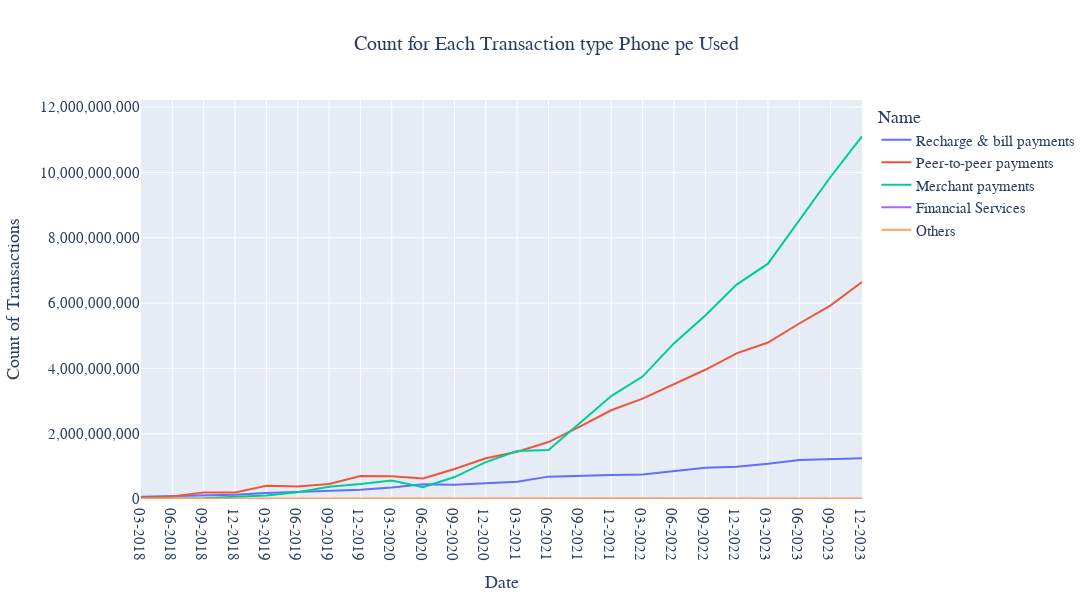

The notebook cell saved with this chart:
### Code cell
# Creating a line chart
fig = px.line(Aggregated_Transaction, x="Date", y="Count", color="Name",title= "Count for Each Transaction type Phone pe Used", width=1600, height=600)
fig.update_yaxes(tickformat=",", range=[0,max(Aggregated_Transaction["Count"])*1.1])
fig.update_layout(
    xaxis_title = "Date",
    yaxis_title = "Count of Transactions",
    title_x = 0.5,
    font_family = "Times New Roman",
    title_font_size=20,
    font_size=15
)
fig.show()

### Figure 1 — Plotly figure (JSON) as saved in the notebook; plotly's stock layout.template omitted (floating-point values rounded to 4 significant figures)
{"data": [{"hovertemplate": "Name=Recharge & bill payments<br>Date=%{x}<br>Count=%{y}<extra></extra>", "legendgroup": "Recharge & bill payments", "line": {"color": "#636efa", "dash": "solid"}, "marker": {"symbol": "circle"}, "mode": "lines", "name": "Recharge & bill payments", "orientation": "v", "showlegend": true, "type": "scatter", "x": ["03-2018", "06-2018", "09-2018", "12-2018", "03-2019", "06-2019", "09-2019", "12-2019", "03-2020", "06-2020", "09-2020", "12-2020", "03-2021", "06-2021", "09-2021", "12-2021", "03-2022", "06-2022", "09-2022", "12-2022", "03-2023", "06-2023", "09-2023", "12-2023"], "xaxis": "x", "y": [72550406, 92033715, 102290514, 131917248, 180504739, 209898072, 240103872, 285310032, 351300991, 448842692, 436172619, 479784084, 530118545, 685024821, 714583744, 738096162, 749674246, 845751926, 956164949, 991049281, 1076952638, 1190947064, 1229068434, 1247192050], "yaxis": "y"}, {"hovertemplate": "Name=Peer-to-peer payments<br>Date=%{x}<br>Count=%{y}<extra></extra>", "legendgroup": "Peer-to-peer payments", "line": {"color": "#EF553B", "dash": "solid"}, "marker": {"symbol": "circle"}, "mode": "lines", "name": "Peer-to-peer payments", "orientation": "v", "showlegend": true, "type": "scatter", "x": ["03-2018", "06-2018", "09-2018", "12-2018", "03-2019", "06-2019", "09-2019", "12-2019", "03-2020", "06-2020", "09-2020", "12-2020", "03-2021", "06-2021", "09-2021", "12-2021", "03-2022", "06-2022", "09-2022", "12-2022", "03-2023", "06-2023", "09-2023", "12-2023"], "xaxis": "x", "y": [46982705, 74558816, 202021587, 200235002, 404841331, 384711008, 461911865, 703497002, 693998661, 631031364, 916790263, 1249512647, 1447600942, 1744272888, 2215575286, 2716561423, 3074250150, 3506141323, 3957113406, 4459859921, 4792478560, 5374546962, 5929662466, 6643982862], "yaxis": "y"}, {"hovertemplate": "Name=Merchant payments<br>Date=%{x}<br>Count=%{y}<extra></extra>", "legendgroup": "Merchant payments", "line": {"color": "#00cc96", "dash": "solid"}, "marker": {"symbol": "circle"}, "mode": "lines", "name": "Merchant payments", "orientation": "v", "showlegend": true, "type": "scatter", "x": ["03-2018", "06-2018", "09-2018", "12-2018", "03-2019", "06-2019", "09-2019", "12-2019", "03-2020", "06-2020", "09-2020", "12-2020", "03-2021", "06-2021", "09-2021", "12-2021", "03-2022", "06-2022", "09-2022", "12-2022", "03-2023", "06-2023", "09-2023", "12-2023"], "xaxis": "x", "y": [5368669, 10613941, 25175938, 71498510, 110496541, 206467182, 376320628, 456578271, 566355270, 363275861, 672019839, 1127490136, 1467948823, 1499626469, 2316924871, 3152394530, 3748851071, 4765203787, 5618132071, 6565690145, 7205999708, 8529595637, 9868299757, 11107996161], "yaxis": "y"}, {"hovertemplate": "Name=Financial Services<br>Date=%{x}<br>Count=%{y}<extra></extra>", "legendgroup": "Financial Services", "line": {"color": "#ab63fa", "dash": "solid"}, "marker": {"symbol": "circle"}, "mode": "lines", "name": "Financial Services", "orientation": "v", "showlegend": true, "type": "scatter", "x": ["03-2018", "06-2018", "09-2018", "12-2018", "03-2019", "06-2019", "09-2019", "12-2019", "03-2020", "06-2020", "09-2020", "12-2020", "03-2021", "06-2021", "09-2021", "12-2021", "03-2022", "06-2022", "09-2022", "12-2022", "03-2023", "06-2023", "09-2023", "12-2023"], "xaxis": "x", "y": [3762820, 5186569, 6218596, 5216165, 4627353, 2650384, 2870292, 2476840, 1358171, 1682062, 2531978, 2942567, 3075296, 3397384, 3112160, 4141629, 4035100, 3272822, 3959631, 4623387, 4884759, 5195942, 6273522, 7517384], "yaxis": "y"}, {"hovertemplate": "Name=Others<br>Date=%{x}<br>Count=%{y}<extra></extra>", "legendgroup": "Others", "line": {"color": "#FFA15A", "dash": "solid"}, "marker": {"symbol": "circle"}, "mode": "lines", "name": "Others", "orientation": "v", "showlegend": true, "type": "scatter", "x": ["03-2018", "06-2018", "09-2018", "12-2018", "03-2019", "06-2019", "09-2019", "12-2019", "03-2020", "06-2020", "09-2020", "12-2020", "03-2021", "06-2021", "09-2021", "12-2021", "03-2022", "06-2022", "09-2022", "12-2022", "03-2023", "06-2023", "09-2023", "12-2023"], "xaxis": "x", "y": [5761576, 4973199, 5594554, 8246415, 8526177, 11656557, 13804992, 12583379, 10027019, 3779461, 5541374, 9556404, 8851525, 9061732, 13558464, 14562602, 16393502, 11241480, 10005043, 10013085, 10259195, 9341245, 8491944, 8651416], "yaxis": "y"}], "layout": {"font": {"family": "Times New Roman", "size": 15}, "height": 600, "legend": {"title": {"text": "Name"}, "tracegroupgap": 0}, "title": {"font": {"size": 20}, "text": "Count for Each Transaction type Phone pe Used", "x": 0.5}, "width": 1600, "xaxis": {"anchor": "y", "domain": [0, 1], "title": {"text": "Date"}}, "yaxis": {"anchor": "x", "domain": [0, 1], "range": [0, 12220000000.0], "tickformat": ",", "title": {"text": "Count of Transactions"}}}}
